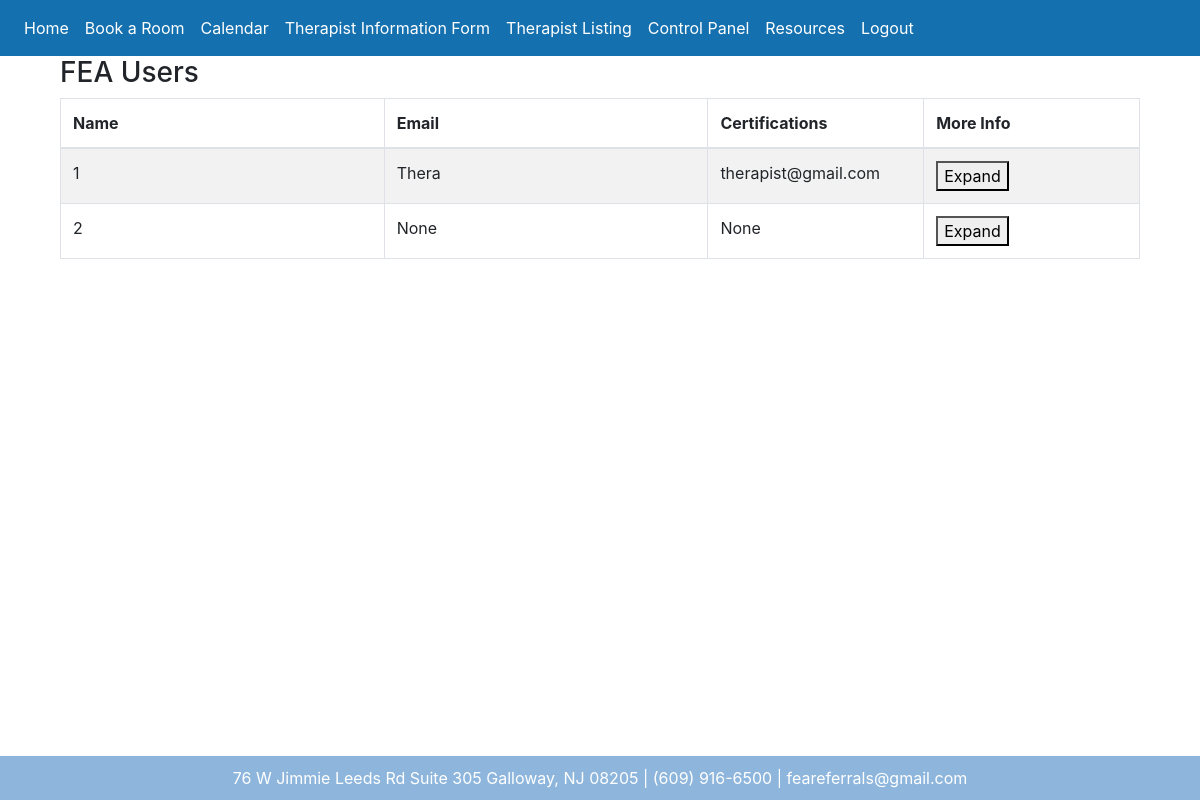
The page /therapist-listing (signed in) on the database its author committed.
### website/models.py (models this page shows)
class Therapist(db.Model, UserMixin):
    therapist_id = db.Column(db.Integer, primary_key=True)
    user_id = db.Column(db.Integer, db.ForeignKey('user.id'))
    email = db.Column(db.String(150), db.ForeignKey('user.email'))
    first_name = db.Column(db.String(150), db.ForeignKey('user.first_name'))
    certifications = db.Column(db.String(150))
    specializations = db.Column(db.String(150))
    Bio = db.Column(db.String(1000))

### website/views.py (the view)
@views.route('/therapist-listing', methods=['GET', 'POST'])
@login_required
def therapist_listing():
    therapist1 = Therapist.query.all()
    return render_template('therapist_listing.html', user=current_user, therapist1=therapist1)

### website/__init__.py (called while the page is built)
def create_app():
    app = Flask(__name__)
    app.config['SECRET_KEY'] = 'Team2 Stockton University'
    app.config['SQLALCHEMY_DATABASE_URI'] = f'sqlite:///{DB_NAME}'
    db.init_app(app)
    from .views import views
    from .auth import auth
    app.register_blueprint(views, url_prefix='/')
    app.register_blueprint(auth, url_prefix='/')
    from .models import User, Note, Therapist, Admin
    create_database(app)
    login_manager = LoginManager()
    login_manager.login_view = 'auth.login'  #Flask will redirect to auth.login if the user is not logged in.
    login_manager.init_app(app) #allows login_manager to use the app
    @login_manager.user_loader #Will look for PK and check if id = user_id in the database.
    def load_user(user_id):
        return User.query.get(int(user_id))
    return app

### website/templates/therapist_listing.html (shortened to what this page needs)
{% extends "base.html" %}
{% block content %}
<html lang="en">
<head>
</head>
<body>
    <div class="tab-content">
        <div id="feaUsers" class="container tab-pane active">
            <div class="section">
                <h3>FEA Users</h3>
                <table class="table table-striped table-bordered">
                    <thead>
                        <tr>
                            <th style="width: 30%;">Name</th>
                            <th style="width: 30%;">Email</th>
                            <th style="width: 20%;">Certifications</th>
                            <th style="width: 20%;">More Info</th>
                        </tr>
                    </thead>
                    <tbody>
                        {% for therapist in therapist1 %}
                            <tr>
                                <td>{{ therapist.therapist_id }}</td>
                                <td>{{ therapist.first_name }}</td>
                                <td>{{ therapist.email }}</td>
                                <td>
                                    <button class="expand-btn" data-id="{{ therapist.therapist_id }}">Expand</button>
                                </td>
                            </tr>
                        {% endfor %}
                    </tbody>
                </table>
            </div>
        </div>
</body>
</html>
{% endblock %}

### website/static/style.css (style rules this page uses)
body { margin-bottom: 100px; }

### rows shown on the page
Therapist: therapist_id "1", first_name "Thera", email "therapist@gmail.com"
Therapist: therapist_id "2", first_name "None", email "None"
